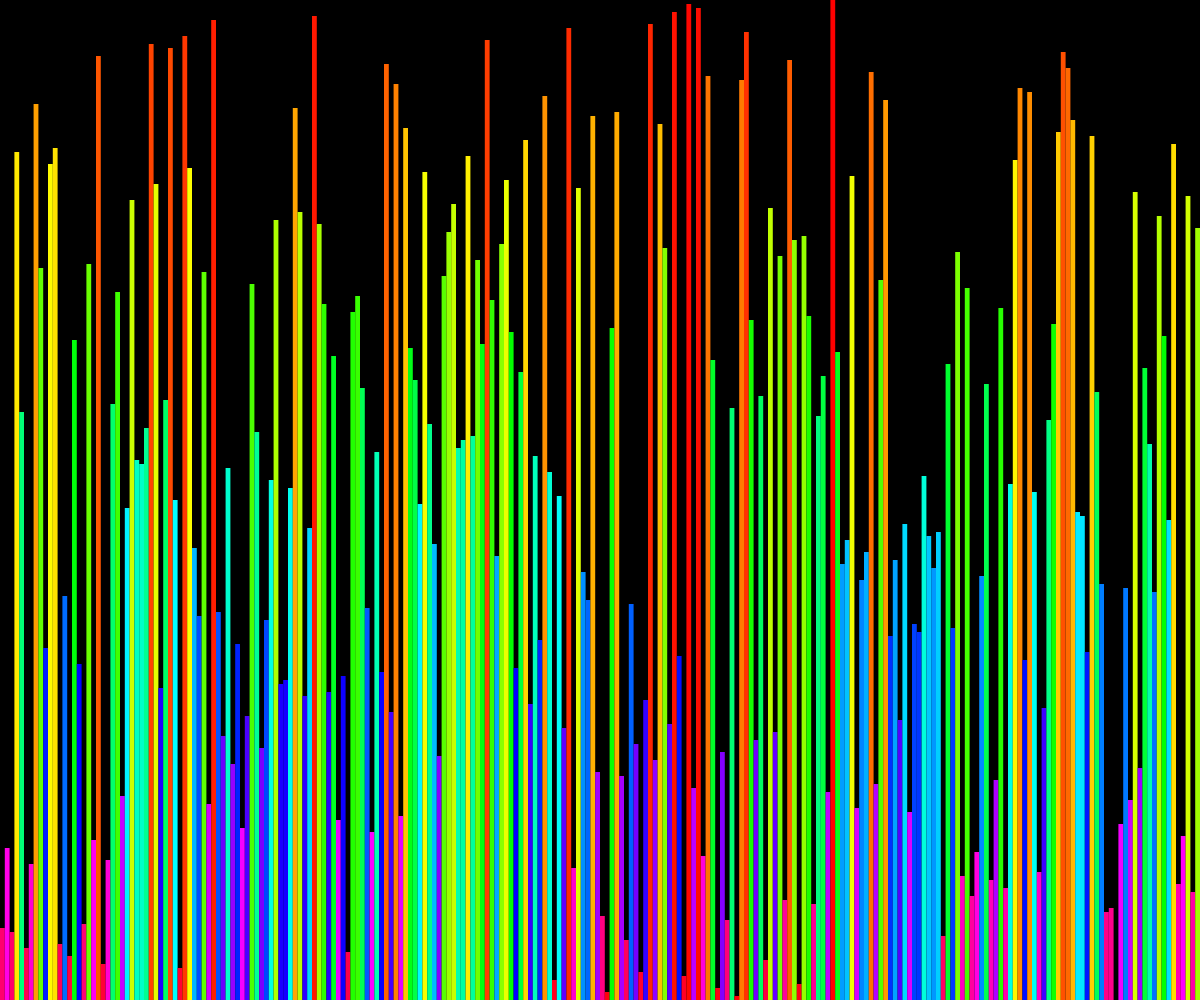
Frame 1 (no input)
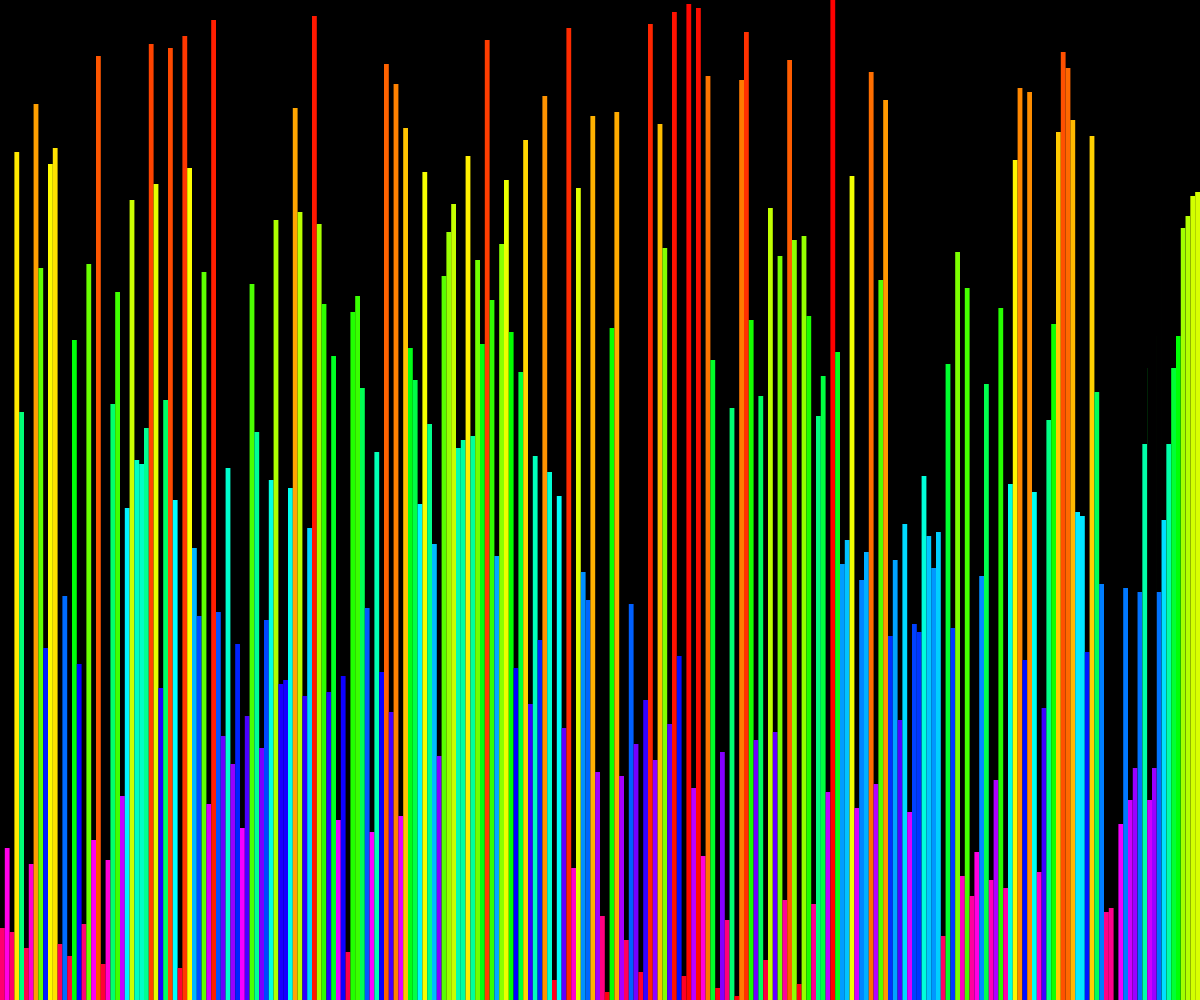
Frame 60 (no input)
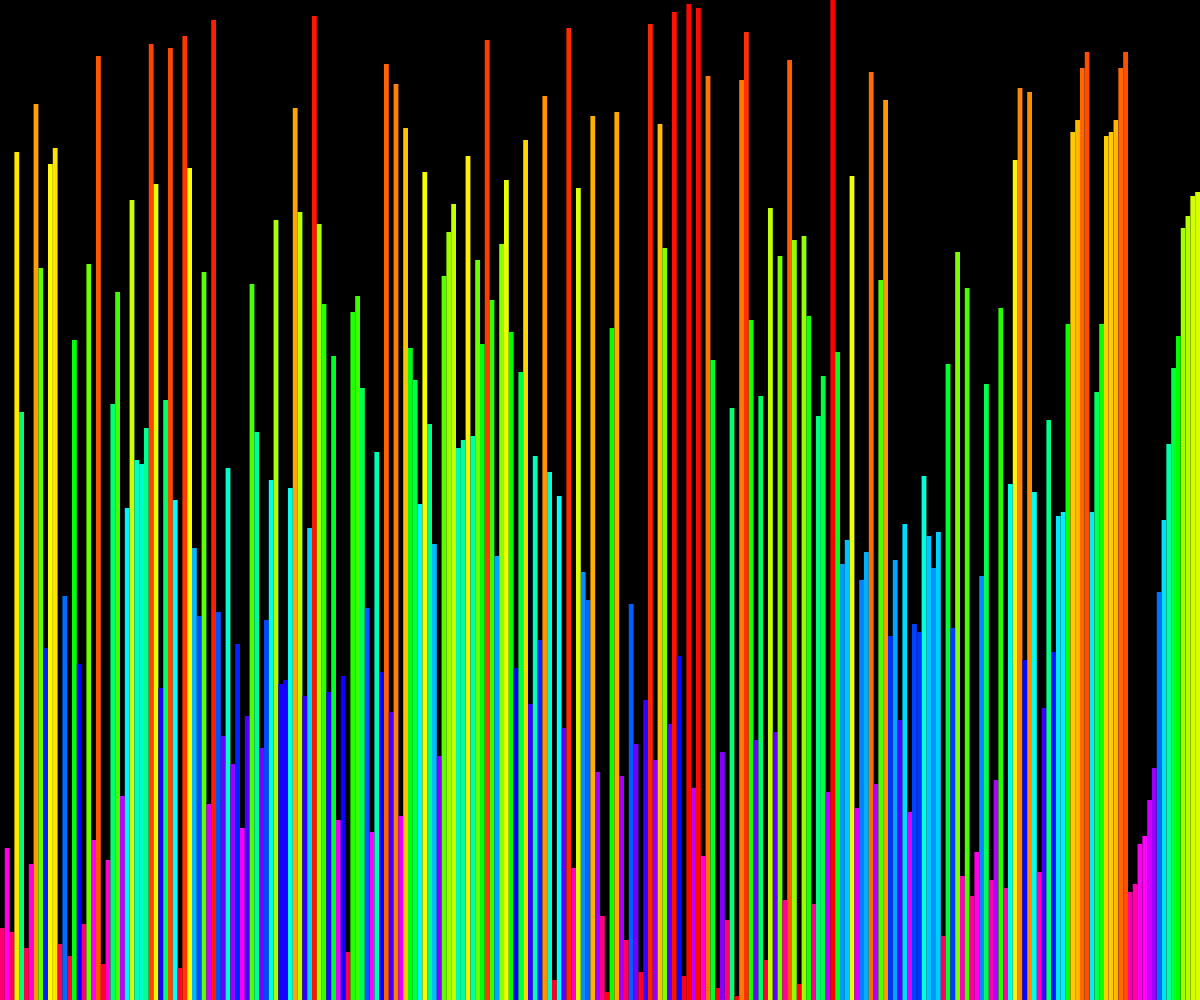
Frame 120 (the mouse pressed at the canvas centre since frame 60)

The p5.js sketch that drew these frames (run headless with seeded random() and noise() and a simulated clock; from frame 60 on, the mouse is pressed at the canvas centre):

// p5.js sketch
// ── sketch.js


var items = [];
var n = 250;
var iterations = [];
var time =0;
var index;
var init = [];
var initP = [];


function setup() {

  createCanvas(windowWidth, windowHeight);
  for (var i = n; i >= 0; i--) {
    items.push([i,i/n])
  }

  randomize(items); 

  for (var i = 0; i < items.length; i++) {
    init.push(items[i][1])
    initP.push(items[i][0]);
  }
  
  index = 0

  mergeSort(items,0,0,null);
  


  background('black');
  




}




function mergeSort(arr,l, r, temp)
{

  if(temp == null)
  {
    r = arr.length;
    temp = [];
    for (var i = arr.length - 1; i >= 0; i--) {
      temp.push(null);
    }
  }
  
  if(1<r-l)
  {
    var c = ((l+r+1)/2)|0;
    
    mergeSort(arr,l,c,temp);
    mergeSort(arr,c,r,temp);

    var t  = l;
    var p1 = l;
    var p2 = c;
    while(t != r)
    {

      if(p2 == r || (p1<c && arr[p1][1]<arr[p2][1]))
      {
        temp[t] = arr[p1][1];
        iterations.push(temp.slice())
        
        p1+=1;
      }
      else
      {
        temp[t] = arr[p2][1];
        iterations.push(temp.slice())
        p2+=1;
      }
      t+=1;
      
    }
    for (var i = l; i < r; i++) {
      arr[i][1] = temp[i];
      
      
    }

  }

  return arr;
}


function draw() {
  //createCanvas(windowWidth, windowHeight);

  //noStroke();
  if(index == 0){
  for (var i = init.length - 1; i >= 0; i--) {
    colorMode(HSB,100);
    height = init[i]
    pos = initP[i]
    noStroke()
    fill(map(height*windowHeight,0,windowHeight,0,100),100,100);
    rectMode(CORNERS);
    rect(windowWidth/n*pos,windowHeight, windowWidth/n*pos+windowWidth/n,height*windowHeight);
  }
}
  
  if(index<iterations.length){
      //background('black');
      temp = iterations[index]
      for (var  i = items.length - 1; i >= 0; i--) {
        colorMode(HSB,100);

        if(temp[i]!=null){

          height = temp[i]
        }
        else
        {
          continue
          //height = init[i]
        }

        pos = items[i][0]
        noStroke()
        fill(100,100,0);
        rect(windowWidth/n*pos,windowHeight, windowWidth/n*pos+windowWidth/n,0);

        fill(map(height*windowHeight,0,windowHeight,0,100),100,100);
        rectMode(CORNERS);

        rect(windowWidth/n*pos,windowHeight, windowWidth/n*pos+windowWidth/n,height*windowHeight);
      }
    }
    else
    {
      background('black');
      temp = iterations[iterations.length-1]
      for (var i = items.length - 1; i >= 0; i--) {

        height = temp[i]
        pos = items[i][0]
        noStroke()
        fill(map(height*windowHeight,0,windowHeight,0,100),100,100);
        rectMode(CORNERS);
        rect(windowWidth/n*pos,windowHeight, windowWidth/n*pos+windowWidth/n,height*windowHeight);
      }
    }
    index++;
    


  }


  function randomize(items)
  {
    for (var j = 10; j >= 0; j--) {
      for (var i = items.length - 1; i >= 0; i--) {
        indexA = int(random(items.length));
        var temp = items[i][1];
        items[i][1] = items[indexA][1];
        items[indexA][1] = temp;
      }
    }


  }
